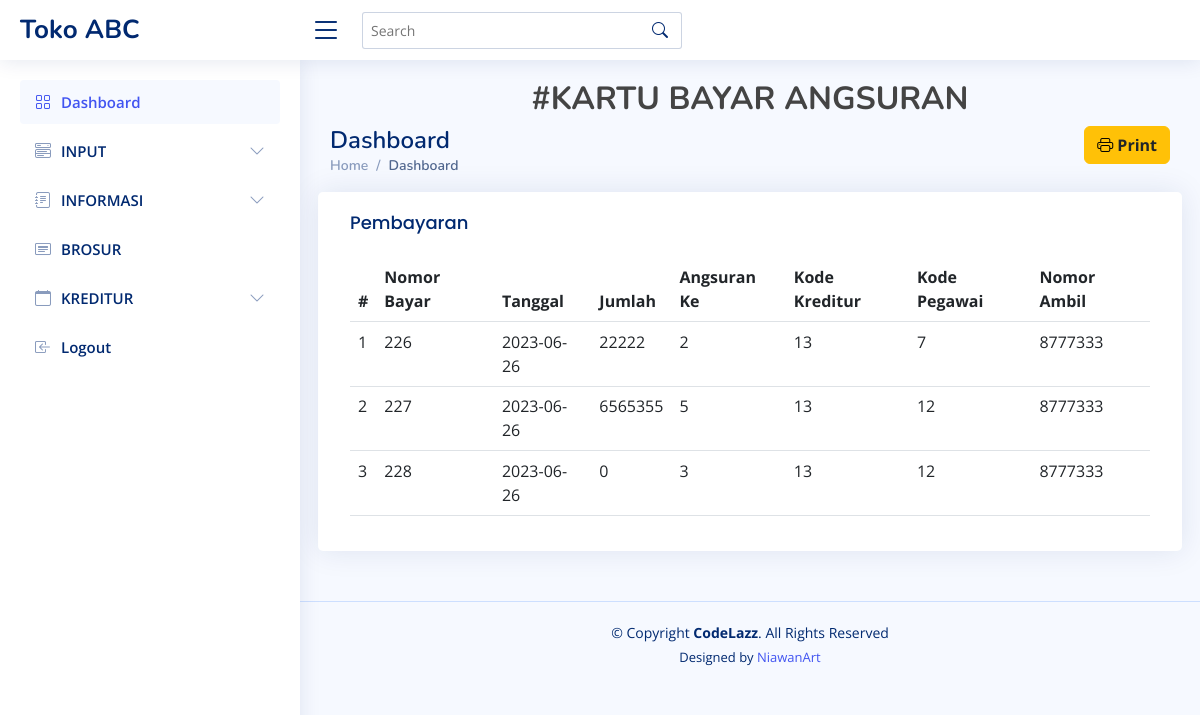
Page /index.php/pembayaran/kartu on the committed database.
### tables this page shows
CREATE TABLE `tb_pembayaran` (
  `NB` int(8) NOT NULL,
  `TBTP` date NOT NULL,
  `JMA` int(9) NOT NULL,
  `AA` int(2) NOT NULL,
  `NAM` int(4) NOT NULL,
  `KDP` int(5) NOT NULL,
  `NK` int(6) NOT NULL
);

CREATE TABLE `tb_pengambilan` (
  `NAM` int(4) NOT NULL,
  `TBTP` date NOT NULL,
  `JML` int(2) NOT NULL,
  `KET` varchar(10) NOT NULL,
  `NK` int(6) NOT NULL,
  `KE` int(4) NOT NULL,
  `KA` int(2) NOT NULL,
  `KUA` int(2) NOT NULL,
  `KL` int(2) NOT NULL
);

CREATE TABLE `tb_pegawai` (
  `KDP` int(5) NOT NULL,
  `NP` varchar(25) NOT NULL,
  `AP` varchar(15) NOT NULL,
  `NO_HP` int(12) NOT NULL,
  `JK` varchar(6) NOT NULL
);

### application/controllers/Pembayaran.php (called while the page is built, shortened)
<?php
class pembayaran extends CI_Controller
{
    function __construct()
    {
        $this->load->model('model_pembayaran');
        $this->load->model('model_pengambilan');
        $this->load->model('model_pegawai');
        $this->load->model('model_kreditur');
    }
    function kartu()
    {
        $data['record'] = $this->model_pembayaran->getDatapembayaran();
        $this->load->view('pembayaran/kartu_bayar', $data);
    }
}

### index.php (called while the page is built, shortened)
<?php
require_once BASEPATH.'core/CodeIgniter.php';

### application/models/Model_pembayaran.php (called while the page is built, shortened)
<?php
class model_pembayaran extends CI_Model
{
    function getDataPembayaran()
    {
        $query = "SELECT * FROM tb_pembayaran as tp, tb_pegawai as tpeg, tb_kreditur AS tk, tb_pengambilan AS tpen
        WHERE tp.KDP = tpeg.KDP AND
              tp.NK = tk.NK AND
              tp.NAM = tpen.NAM
        ";
        return $this->db->query($query);
    }
}

### application/views/pembayaran/kartu_bayar.php (the view, shortened to what this page needs)
 <!DOCTYPE html>
<html lang="en">
<head>
  <link href="<?= base_url() ?>assets/vendor/bootstrap/css/bootstrap.min.css" rel="stylesheet">
  <link href="<?= base_url() ?>assets/vendor/bootstrap-icons/bootstrap-icons.css" rel="stylesheet">
  <link href="<?= base_url() ?>assets/vendor/boxicons/css/boxicons.min.css" rel="stylesheet">
  <link href="<?= base_url() ?>assets/vendor/quill/quill.snow.css" rel="stylesheet">
  <link href="<?= base_url() ?>assets/vendor/quill/quill.bubble.css" rel="stylesheet">
  <link href="<?= base_url() ?>assets/vendor/remixicon/remixicon.css" rel="stylesheet">
  <link href="<?= base_url() ?>assets/vendor/simple-datatables/style.css" rel="stylesheet">
  <link href="<?= base_url() ?>assets/css/style.css" rel="stylesheet">
</head>
<body>
  <header id="header" class="header fixed-top d-flex align-items-center">
    <div class="d-flex align-items-center justify-content-between">
      <a href="index.html" class="logo d-flex align-items-center">
        <span class="d-none d-lg-block">Toko ABC</span>
      </a>
      <i class="bi bi-list toggle-sidebar-btn"></i>
    </div>
    <div class="search-bar">
      <form class="search-form d-flex align-items-center" method="POST" action="#">
        <input type="text" name="query" placeholder="Search" title="Enter search keyword">
        <button type="submit" title="Search"><i class="bi bi-search"></i></button>
      </form>
    </div>
  </header>
  <aside id="sidebar" class="sidebar">
    <ul class="sidebar-nav" id="sidebar-nav">
      <li class="nav-item">
        <a class="nav-link " href="<?= base_url() ?>">
          <i class="bi bi-grid"></i>
          <span>Dashboard</span>
        </a>
      </li>
      <li class="nav-item">
        <a class="nav-link collapsed" data-bs-target="#components-nav" data-bs-toggle="collapse" href="#">
          <i class="bi bi-menu-button-wide"></i><span>INPUT</span><i class="bi bi-chevron-down ms-auto"></i>
        </a>
      </li>
      <li class="nav-item">
        <a class="nav-link collapsed" data-bs-target="#forms-nav" data-bs-toggle="collapse" href="#">
          <i class="bi bi-journal-text"></i><span>INFORMASI</span><i class="bi bi-chevron-down ms-auto"></i>
        </a>
      </li>
      <li class="nav-item">
        <a class="nav-link collapsed" href="<?php echo site_url('elektronik/brosur') ?>">
          <i class="bi bi-card-heading"></i>
          <span>BROSUR</span>
        </a>
      </li>
      <li class="nav-item">
        <a class="nav-link collapsed" data-bs-target="#icons-nav" data-bs-toggle="collapse" href="#">
          <i class="bi bi-calendar"></i><span>KREDITUR</span><i class="bi bi-chevron-down ms-auto"></i>
        </a>
      <li class="nav-item">
        <a class="nav-link collapsed" href="<?php echo site_url('auth/logout') ?>">
          <i class="bi bi-box-arrow-in-left"></i>
          <span>Logout</span>
        </a>
      </li>
  </aside>
  <main id="main" class="main">
    <div class="pagetitle">
      <h2 class="text-center fw-bold">#KARTU BAYAR ANGSURAN</h2>
    <button class="btn float-end btn-warning bi bi-printer fw-bold " onclick="window.print();">
      <?php echo anchor('pembayaran', 'Print', array('class' => 'text-dark btn-sm')); ?>
    </button>
      <h1>Dashboard</h1>
      <nav>
        <ol class="breadcrumb">
          <li class="breadcrumb-item"><a href="<?php echo base_url() ?>">Home</a></li>
          <li class="breadcrumb-item active">Dashboard</li>
        </ol>
      </nav>
    </div>
    <section class="section dashboard">
      <div class="row">
        <div class="col-lg-12">
          <div class="row">
            <div class="card">
              <div class="card-body">
                <h5 class="card-title">Pembayaran</h5>
                <table class="table">
                  <thead>
                    <tr>
                      <th scope="col">#</th>
                      <th scope="col">Nomor Bayar</th>
                      <th scope="col">Tanggal</th>
                      <th scope="col">Jumlah</th>
                      <th scope="col">Angsuran Ke</th>
                      <th scope="col">Kode Kreditur</th>
                      <th scope="col">Kode Pegawai</th>
                      <th scope="col">Nomor Ambil</th>
                    </tr>
                  </thead>
                  <tbody>
                    <?php
                    $no = 1;
                    foreach ($record->result() as $r) {
                      echo "<tr>
            <td>$no</td>
            <td>$r->NB</td>
            <td scope=row>$r->TBTP</td>
            <td scope=row>$r->JMA</td>
            <td scope=row>$r->AA</td>
            <td scope=row>$r->NK</td>
            <td scope=row>$r->KDP</td>
            <td scope=row>$r->NAM</td>
            <tr>";
                      $no++;
                    } ?>
                  </tbody>
                </table>
              </div>
            </div>
          </div>
        </div>
    </section>
  </main>
  <footer id="footer" class="footer">
    <div class="copyright">
      &copy; Copyright <strong><span>CodeLazz</span></strong>. All Rights Reserved
    </div>
    <div class="credits">
      Designed by <a href="https://github.com/niawanart">NiawanArt</a>
    </div>
  </footer>
</body>
</html>

### assets/css/style.css (style rules this page uses)
:root { scroll-behavior: smooth; }
body { font-family: "Open Sans", sans-serif; background: #f6f9ff; color: #444444; }
a { color: #4154f1; text-decoration: none; }
h1, h2, h3, h4, h5, h6 { font-family: "Nunito", sans-serif; }
#main { margin-top: 60px; padding: 20px 30px; transition: all 0.3s; }
.pagetitle { margin-bottom: 10px; }
.pagetitle h1 { font-size: 24px; margin-bottom: 0; font-weight: 600; color: #012970; }
.card { margin-bottom: 30px; border: none; border-radius: 5px; box-shadow: 0px 0 30px rgba(1, 41, 112, 0.1); }
.card-title { padding: 20px 0 15px 0; font-size: 18px; font-weight: 500; color: #012970; font-family: "Poppins", sans-serif; }
.card-body { padding: 0 20px 20px 20px; }
.breadcrumb { font-size: 14px; font-family: "Nunito", sans-serif; color: #899bbd; font-weight: 600; }
.breadcrumb a { color: #899bbd; transition: 0.3s; }
.breadcrumb .breadcrumb-item::before { color: #899bbd; }
.breadcrumb .active { color: #51678f; font-weight: 600; }
.logo { line-height: 1; }
@media (min-width: 1200px) { .logo { width: 280px; } }
.logo span { font-size: 26px; font-weight: 700; color: #012970; font-family: "Nunito", sans-serif; }
.header { transition: all 0.5s; z-index: 997; height: 60px; box-shadow: 0px 2px 20px rgba(1, 41, 112, 0.1); background-color: #fff; padding-left: 20px; }
.header .toggle-sidebar-btn { font-size: 32px; padding-left: 10px; cursor: pointer; color: #012970; }
.header .search-bar { min-width: 360px; padding: 0 20px; }
.header .search-form { width: 100%; }
.header .search-form input { border: 0; font-size: 14px; color: #012970; border: 1px solid rgba(1, 41, 112, 0.2); padding: 7px 38px 7px 8px; border-radius: 3px; transition: 0.3s; width: 100%; }
.header .search-form button { border: 0; padding: 0; margin-left: -30px; background: none; }
.header .search-form button i { color: #012970; }
.sidebar { position: fixed; top: 60px; left: 0; bottom: 0; width: 300px; z-index: 996; transition: all 0.3s; padding: 20px; overflow-y: auto; scrollbar-width: thin; scrollbar-color: #aab7cf transparent; box-shadow: 0px 0px 20px rgba(1, 41, 112, 0.1); background-color: #fff; }
@media (min-width: 1200px) { #main, #footer { margin-left: 300px; } }
.sidebar-nav { padding: 0; margin: 0; list-style: none; }
.sidebar-nav li { padding: 0; margin: 0; list-style: none; }
.sidebar-nav .nav-item { margin-bottom: 5px; }
.sidebar-nav .nav-link { display: flex; align-items: center; font-size: 15px; font-weight: 600; color: #4154f1; transition: 0.3; background: #f6f9ff; padding: 10px 15px; border-radius: 4px; }
.sidebar-nav .nav-link i { font-size: 16px; margin-right: 10px; color: #4154f1; }
.sidebar-nav .nav-link.collapsed { color: #012970; background: #fff; }
.sidebar-nav .nav-link.collapsed i { color: #899bbd; }
.sidebar-nav .nav-link .bi-chevron-down { margin-right: 0; transition: transform 0.2s ease-in-out; }
.footer { padding: 20px 0; font-size: 14px; transition: all 0.3s; border-top: 1px solid #cddfff; }
.footer .copyright { text-align: center; color: #012970; }
.footer .credits { padding-top: 5px; text-align: center; font-size: 13px; color: #012970; }

### rows in the picture
tb_pembayaran: NB "226", tb_pengambilan.TBTP "2023-06-26", JMA "22222", AA "2", tb_pengambilan.NK "13", tb_pegawai.KDP "7", tb_pengambilan.NAM "8777333"
tb_pembayaran: NB "227", tb_pengambilan.TBTP "2023-06-26", JMA "6565355", AA "5", tb_pengambilan.NK "13", tb_pegawai.KDP "12", tb_pengambilan.NAM "8777333"
tb_pembayaran: NB "228", tb_pengambilan.TBTP "2023-06-26", JMA "0", AA "3", tb_pengambilan.NK "13", tb_pegawai.KDP "12", tb_pengambilan.NAM "8777333"

### other values in the picture
anchor('pembayaran', 'Print', array('class' => 'text-dark btn-sm')) "Print"
